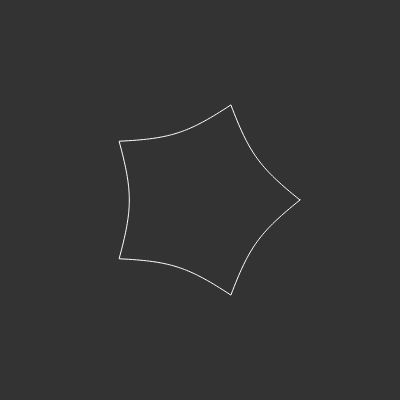
Frame 1 (no input)
Frame 60 (no input): identical to frame 1, image omitted
Frame 120 (the mouse pressed at the canvas centre since frame 60): identical to frame 1, image omitted

The p5.js sketch that drew this single still picture (run headless with seeded random() and noise() and a simulated clock; from frame 60 on, the mouse is pressed at the canvas centre):

// p5.js sketch
// ── sketch.js
var slider;

const n1 = 1;
const n2 = 1;
const n3 = 1;
let m = 5;
const a = 1;
const b = 1;

var osc = 0;

function setup() {
  createCanvas(400, 400);
  slider = createSlider(0, 10, 5, 1);
}

function supershape(theta) {
  let part1 = (1 / a) * cos((theta * m) / 4);
  part1 = pow(abs(part1), n2);

  let part2 = (1 / b) * sin((theta * m) / 4);
  part2 = pow(abs(part2), n3);

  return 1 / pow(part1 + part2, 1 / n1);
}

function draw() {
  m = slider.value(); // map(sin(osc), -1, 1, 0, 10);
  osc += 0.02;

  background(51);
  translate(width / 2, height / 2);

  stroke(255);
  noFill();

  const radius = 100;
  const total = 200;
  const increment = TWO_PI / total;

  beginShape();
  for (let angle = 0; angle < TWO_PI; angle += increment) {
    const r = supershape(angle);
    const x = radius * r * cos(angle);
    const y = radius * r * sin(angle);

    vertex(x, y);
  }

  endShape(CLOSE);
}
